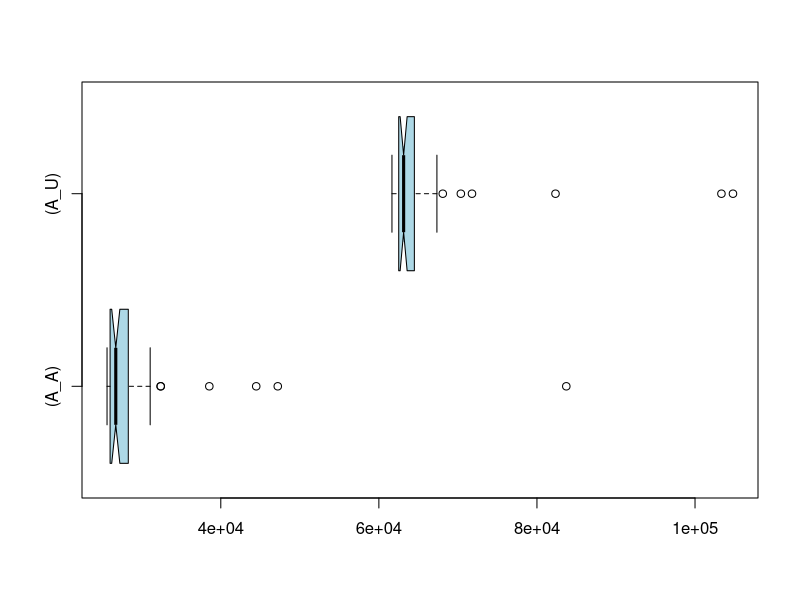

This chart was generated by the following R code:
if (exists("A_A")) remove("A_A")
if (exists("A_U")) remove("A_U")
if (exists("C_A")) remove("C_A")
if (exists("C_U")) remove("C_U")
A_U<-c(104800,103341,62253,62568,62785,62941,64213,66253,62220,63372,62693,62488,63225,62511,63370,63599,63299,63669,64775,67344,64605,61746,62013,62606,62022,62230,62075,63265,62267,66316,62042,62555,61883,61656,62891,65087,70372,68085,82347,71782,64492,62835,63042,63001,62665,64186,63331,62860,63240,63694)
A_A<-c(83713,47210,30598,26950,26139,25996,27007,28709,28044,29103,26020,26012,26012,26871,27642,26746,25833,44483,29425,26820,25918,26284,25945,25686,26883,38549,26683,26299,26147,30003,26230,28299,25852,25898,25803,25609,32404,31066,28278,32391,27934,25647,25900,26548,25987,26070,27489,25781,26022,27616)
if (exists("A_U")) boxplot.stats(A_U)
if (exists("A_A")) boxplot.stats(A_A)
if (exists("C_U")) boxplot.stats(C_U)
if (exists("C_A")) boxplot.stats(C_A)
if (exists("A_U")) summary(A_U)
if (exists("A_A")) summary(A_A)
if (exists("C_U")) summary(C_U)
if (exists("C_A")) summary(C_A)
if (exists("A_U")) boxplot(A_A,A_U,col="lightblue",horizontal=TRUE,match=TRUE,names=c("(A_A)","(A_U)"),notch=TRUE)
if (exists("C_U")) boxplot(C_A,C_U,col="lightblue",horizontal=TRUE,match=TRUE,names=c("(C_A)","(C_U)"),notch=TRUE)
